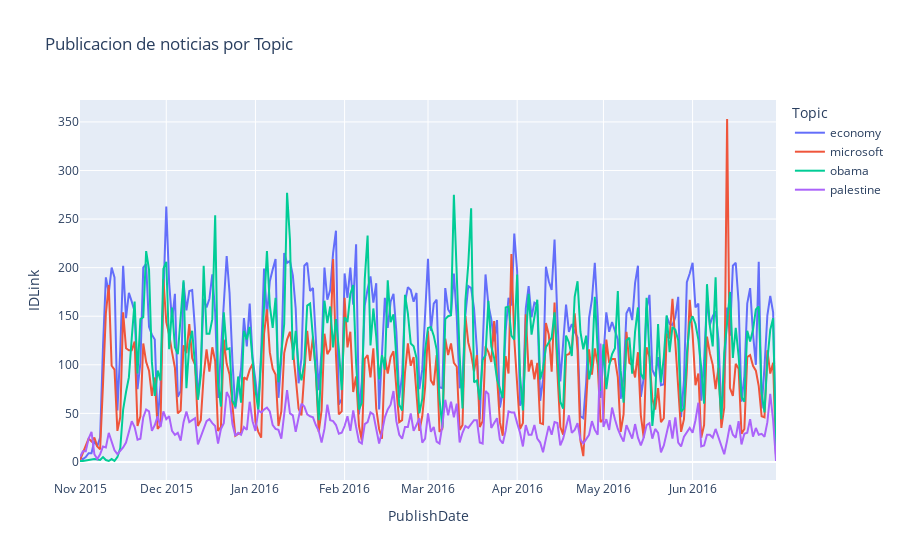

This figure's notebook cell:
### Code cell
make_plot_line(data, 'Topic', 'Publicacion de noticias por Topic')

### Figure 1 — Plotly figure (JSON) as saved in the notebook; plotly's stock layout.template omitted (floating-point values rounded to 4 significant figures; data arrays with more than 128 entries replaced by an {"elided": "..."} marker saying what was removed)
{"data": [{"hovertemplate": "Topic=economy<br>PublishDate=%{x}<br>IDLink=%{y}<extra></extra>", "legendgroup": "economy", "line": {"color": "#636efa", "dash": "solid"}, "marker": {"symbol": "circle"}, "mode": "lines", "name": "economy", "orientation": "v", "showlegend": true, "type": "scatter", "x": {"elided": "243 str values"}, "xaxis": "x", "y": {"elided": "243 int values"}, "yaxis": "y"}, {"hovertemplate": "Topic=microsoft<br>PublishDate=%{x}<br>IDLink=%{y}<extra></extra>", "legendgroup": "microsoft", "line": {"color": "#EF553B", "dash": "solid"}, "marker": {"symbol": "circle"}, "mode": "lines", "name": "microsoft", "orientation": "v", "showlegend": true, "type": "scatter", "x": {"elided": "243 str values"}, "xaxis": "x", "y": {"elided": "243 int values"}, "yaxis": "y"}, {"hovertemplate": "Topic=obama<br>PublishDate=%{x}<br>IDLink=%{y}<extra></extra>", "legendgroup": "obama", "line": {"color": "#00cc96", "dash": "solid"}, "marker": {"symbol": "circle"}, "mode": "lines", "name": "obama", "orientation": "v", "showlegend": true, "type": "scatter", "x": {"elided": "239 str values"}, "xaxis": "x", "y": {"elided": "239 int values"}, "yaxis": "y"}, {"hovertemplate": "Topic=palestine<br>PublishDate=%{x}<br>IDLink=%{y}<extra></extra>", "legendgroup": "palestine", "line": {"color": "#ab63fa", "dash": "solid"}, "marker": {"symbol": "circle"}, "mode": "lines", "name": "palestine", "orientation": "v", "showlegend": true, "type": "scatter", "x": {"elided": "243 str values"}, "xaxis": "x", "y": {"elided": "243 int values"}, "yaxis": "y"}], "layout": {"legend": {"title": {"text": "Topic"}, "tracegroupgap": 0}, "title": {"text": "Publicacion de noticias por Topic"}, "xaxis": {"anchor": "y", "domain": [0, 1], "title": {"text": "PublishDate"}}, "yaxis": {"anchor": "x", "domain": [0, 1], "title": {"text": "IDLink"}}}}
